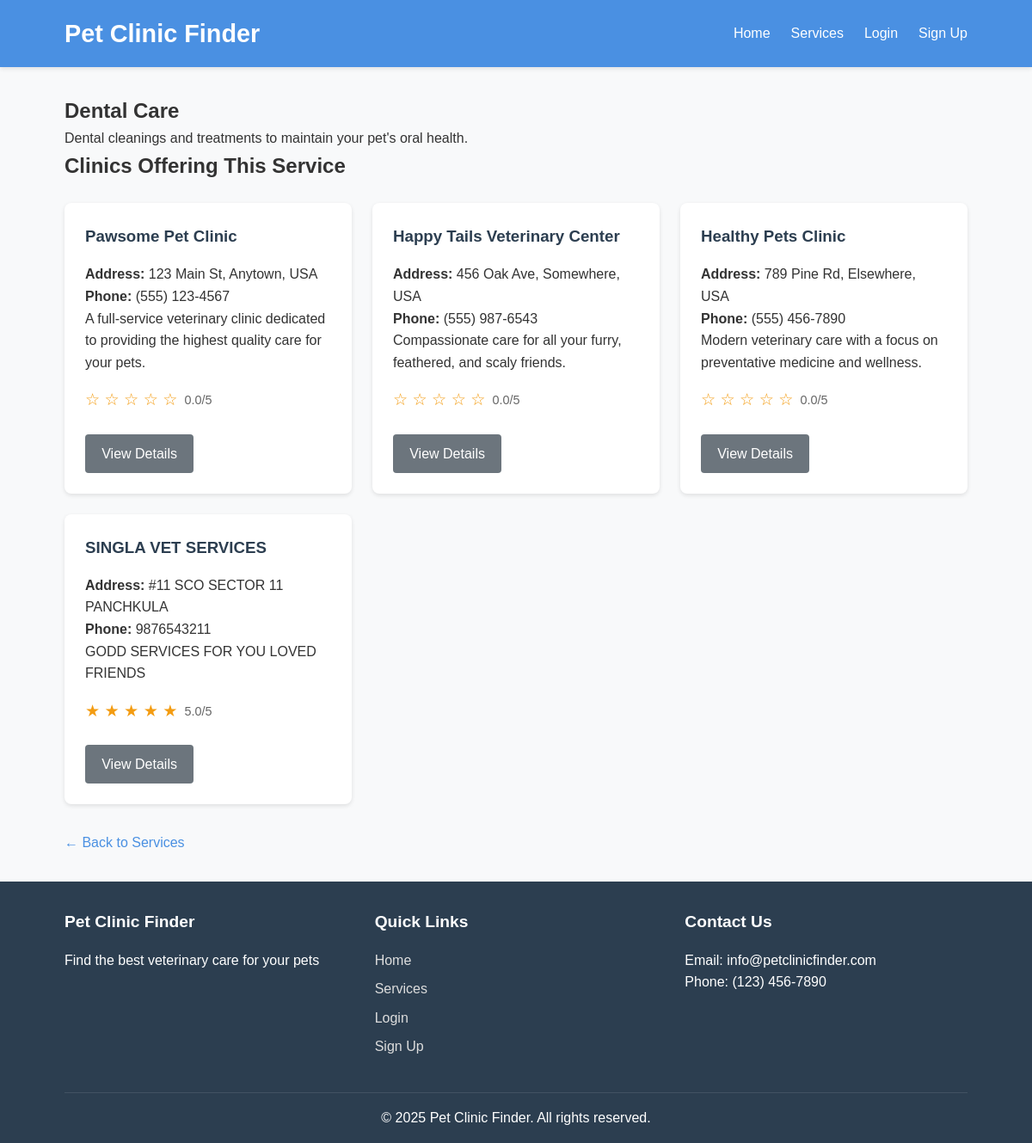
Screenshot of /services/3/ with the database file from the repository.
### clinic/models.py (models this page shows, shortened)
class Service(models.Model):
    name = models.CharField(max_length=100)
    description = models.TextField()
    icon = models.CharField(max_length=50, blank=True, help_text="Icon name for the service")

class Clinic(models.Model):
    name = models.CharField(max_length=100)
    address = models.TextField()
    phone = models.CharField(max_length=20)
    email = models.EmailField()
    description = models.TextField()
    services = models.ManyToManyField(Service, related_name='clinics')
    def average_rating(self):
        reviews = self.reviews.all()
        if reviews:
            return sum(review.rating for review in reviews) / len(reviews)
        return 0

class Review(models.Model):
    user = models.ForeignKey(User, on_delete=models.CASCADE, related_name='reviews')
    clinic = models.ForeignKey(Clinic, on_delete=models.CASCADE, related_name='reviews')
    rating = models.IntegerField(validators=[MinValueValidator(1), MaxValueValidator(5)])
    comment = models.TextField()
    created_at = models.DateTimeField(auto_now_add=True)
    class Meta:
        unique_together = ('user', 'clinic')

### clinic/views.py (the view)
# urls.py: path('services/<int:service_id>/', views.service_detail, name='service_detail'),
def service_detail(request, service_id):
    service = get_object_or_404(Service, id=service_id)
    clinics = service.clinics.all()
    return render(request, 'clinic/service_detail.html', {
        'service': service,
        'clinics': clinics
    })

### clinic/templates/clinic/service_detail.html (shortened to what this page needs)
{% extends 'clinic/base.html' %}
{% block content %}
<section class="service-detail-header">
    <h1>{{ service.name }}</h1>
    <p>{{ service.description }}</p>
</section>
<section class="service-clinics">
    <h2>Clinics Offering This Service</h2>
    <div class="clinic-grid">
        {% for clinic in clinics %}
            <div class="clinic-card">
                <h3>{{ clinic.name }}</h3>
                <p><strong>Address:</strong> {{ clinic.address }}</p>
                <p><strong>Phone:</strong> {{ clinic.phone }}</p>
                <p>{{ clinic.description|truncatewords:20 }}</p>
                <div class="clinic-rating">
                    <span class="stars">
                        {% with rating=clinic.average_rating %}
                            {% for i in "12345" %}
                                {% if forloop.counter <= rating %}
                                    ★
                                {% else %}
                                    ☆
                                {% endif %}
                            {% endfor %}
                        {% endwith %}
                    </span>
                    <span class="rating-text">{{ clinic.average_rating|floatformat:1 }}/5</span>
                </div>
                <div class="clinic-actions">
                    <a href="{% url 'clinic_detail' clinic.id %}" class="btn btn-secondary">View Details</a>
                </div>
            </div>
        {% empty %}
            <p>No clinics currently offer this service.</p>
        {% endfor %}
    </div>
</section>
<div class="back-link">
    <a href="{% url 'services_list' %}">← Back to Services</a>
</div>
{% endblock %}

### clinic/static/css/style.css (style rules this page uses)
* { margin: 0; padding: 0; box-sizing: border-box; }
body { font-family: 'Arial', sans-serif; line-height: 1.6; color: #333; background-color: #f8f9fa; }
.btn { display: inline-block; padding: 0.6rem 1.2rem; background-color: #4a90e2; color: white; text-decoration: none; border-radius: 4px; font-weight: 500; transition: background-color 0.3s; border: none; cursor: pointer; }
.btn-secondary { background-color: #6c757d; }
.clinic-grid, .pet-grid, .appointment-grid, .services-grid { display: grid; grid-template-columns: repeat(auto-fill, minmax(300px, 1fr)); gap: 1.5rem; margin-top: 1.5rem; }
.clinic-card, .pet-card, .appointment-card, .status-card, .service-card, .review-card { background-color: white; border-radius: 8px; box-shadow: 0 2px 5px rgba(0, 0, 0, 0.1); padding: 1.5rem; transition: transform 0.3s, box-shadow 0.3s; }
.clinic-card h3, .pet-card h3, .appointment-card h3, .service-card h3 { margin-bottom: 1rem; color: #2c3e50; }
.clinic-rating { margin: 1rem 0; display: flex; align-items: center; }
.stars { color: #f39c12; font-size: 1.2rem; margin-right: 0.5rem; }
.rating-text { color: #666; font-size: 0.9rem; }
.clinic-actions { display: flex; gap: 1rem; margin-top: 1.5rem; }
.back-link { margin-top: 2rem; }
.back-link a { color: #4a90e2; text-decoration: none; display: inline-flex; align-items: center; }

### rows the page displays
Service: name "Dental Care", description "Dental cleanings and treatments to maintain your pet's oral health."
Clinic: name "Pawsome Pet Clinic", address "123 Main St, Anytown, USA", phone "(555) 123-4567", description "A full-service veterinary clinic dedicated to providing the highest quality care for your pets.", average_rating "0.0"
Clinic: name "Happy Tails Veterinary Center", address "456 Oak Ave, Somewhere, USA", phone "(555) 987-6543", description "Compassionate care for all your furry, feathered, and scaly friends.", average_rating "0.0"
Clinic: name "Healthy Pets Clinic", address "789 Pine Rd, Elsewhere, USA", phone "(555) 456-7890", description "Modern veterinary care with a focus on preventative medicine and wellness.", average_rating "0.0"
Clinic: name "SINGLA VET SERVICES", address "#11 SCO SECTOR 11 PANCHKULA", phone "9876543211", description "GODD SERVICES FOR YOU LOVED FRIENDS", average_rating "5.0"
